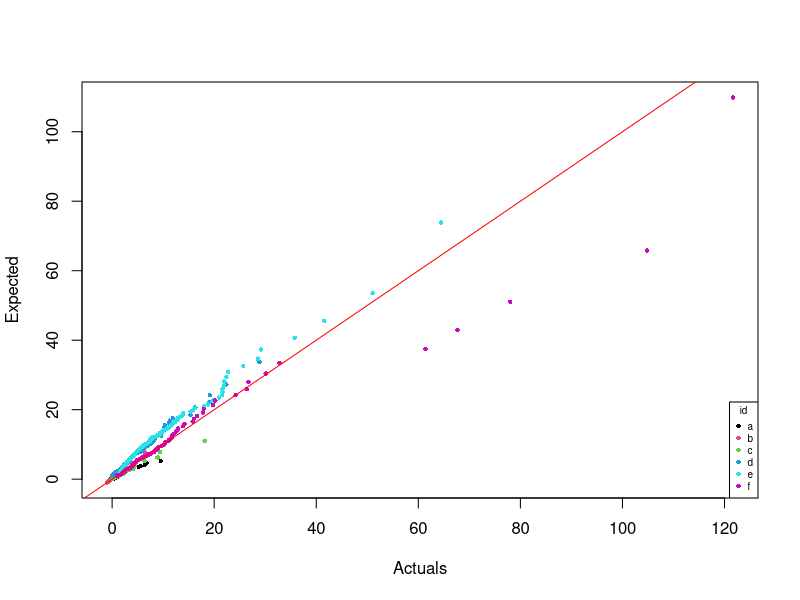
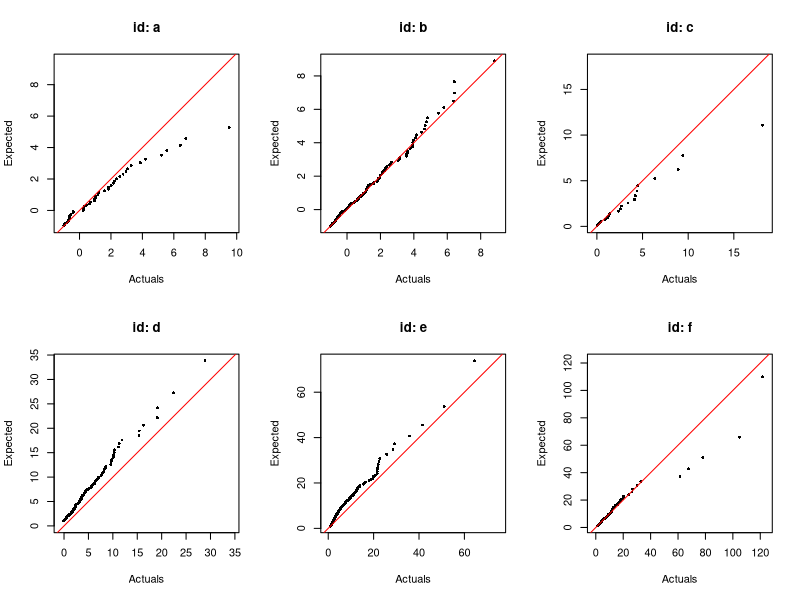
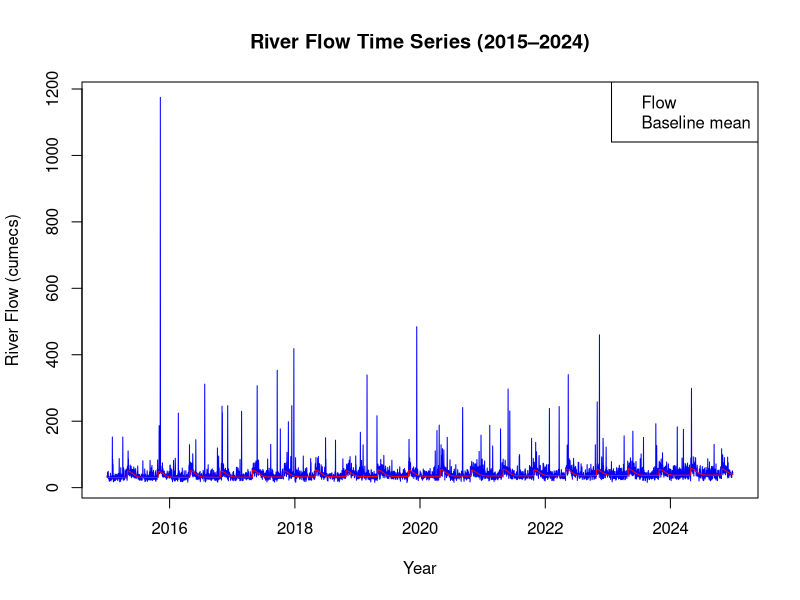
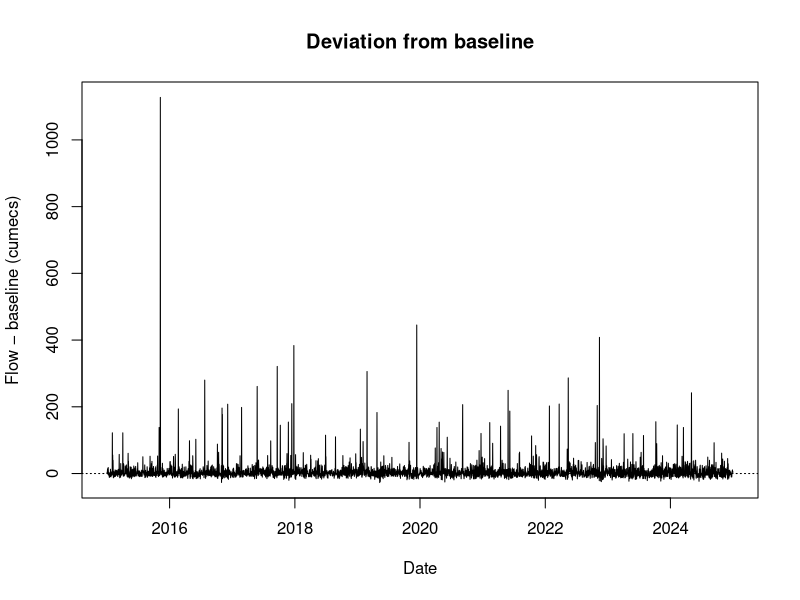
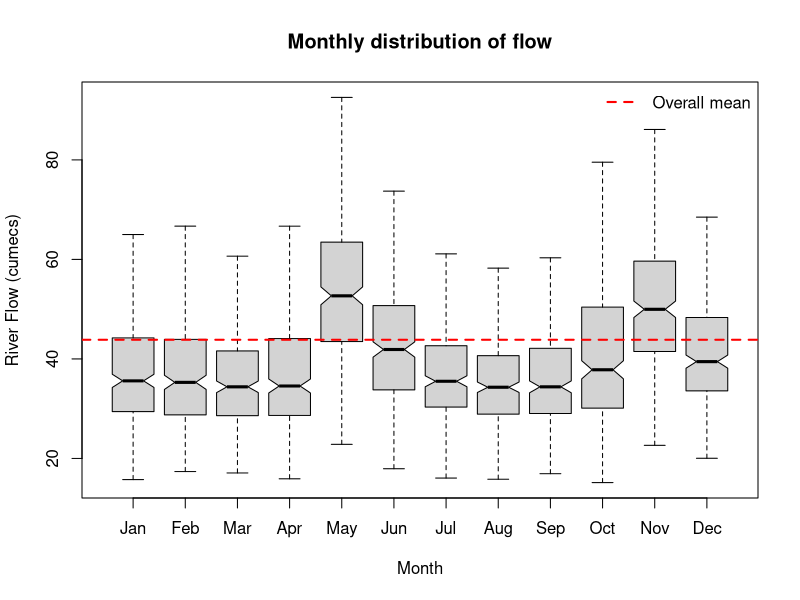
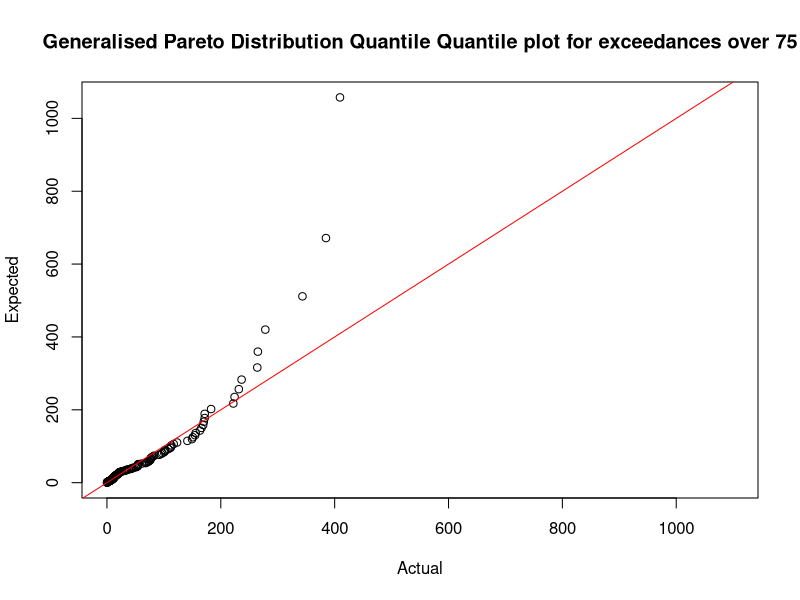

Write the R code that produced these figures, in order.
## ---- chunk 1
qgpd <- function (p, sigma=1, xi=0, u=0){
  len <- max(length(p), length(sigma), length(xi), length(u))
  p <- rep_len(p, len)
  sigma <- rep_len(sigma, len)
  xi <- rep_len(xi, len)
  u <- rep_len(u, len)
  if (!is.numeric(p) || !is.numeric(sigma) || !is.numeric(xi) || !is.numeric(u)){
    return(warning("Errpr: object not found"))
  }
  else if (any(p<0|p>1, na.rm = TRUE)){
    return(warning("NaNs produced"))
  }
  else if (any(sigma <= 0, na.rm = TRUE)){
    return(warning("NaNs produced"))
  }
  
  safe_xi <- ifelse(xi==0, 1, xi)
  
  value <- ifelse(
    xi == 0,
    u - sigma * log1p(-p),
    u + ((1 - p)^(-xi) - 1) * sigma / safe_xi)
  maxp <- u - sigma/safe_xi
  
  
  
  # Ensuring our range is correct
  value <- ifelse(xi<0 & p==1, maxp, value)
  value <- ifelse(xi<0 & p<1 & maxp <= value, NaN, value)
  
  inadmissable <-
  (is.na(p))|(is.na(sigma))|(is.na(xi))|(is.na(u))|(!is.numeric(p))|(!is.numeric(sigma))|(!is.numeric(xi))|(!is.numeric(u))| (p < 0)|(p > 1)|(sigma <= 0)

  if (any(inadmissable, na.rm = TRUE)) warning("NaNs produced")
  value[inadmissable] <- NaN
  
  value
  
}

## ---- chunk 2
qgpd(0.5,2,-0.4,1.5)
qgpd(0.75,2,-0.4,1.5)
qgpd(0.99,2,-0.4,1.5)
## ---- chunk 3
#| echo: false

# Reading our inputs:
gpd_parameters <- read.csv("gpd_parameters.csv")
gpd_samples <- read.csv("gpd_samples.csv")

# Mapping from our samples vector to our parameters table: 
row <- match(gpd_samples$set_id, gpd_parameters$id)

# Ranking our samples:
class_ranking <- ave(gpd_samples$value, gpd_samples$set_id, FUN = rank)

# Using our samples to generate our p-values:
n <- gpd_parameters$size[row]
p <- (class_ranking - 0.5) / n


# Formatting (necessary for the legend):
f   <- factor(gpd_samples$set_id)
cols <- as.integer(f)
ptch <- 16
pt.cex <- 0.6

expected_q <- qgpd(
  p, 
  gpd_parameters$sigma[row], 
  gpd_parameters$xi[row],
  gpd_parameters$u[row]
)

# Graphing our actual vs expected (using our p-values to generate our expected):
plot(
x = gpd_samples$value, 
y = expected_q,
xlab = "Actuals",
ylab = "Expected",
col = cols,
pch = ptch,
cex = pt.cex
)

# Adding our y=x line:
abline(0,1,col="red")

# Adding our legend:
legend(
  "bottomright",
  title = "id",
  legend = levels(f),
  col = 1:6,
  pch = ptch,
  cex = pt.cex,
  bty = "o")

## ---- chunk 4
#| echo: false

# Making six QQ plots (with one per id):
ids <- levels(f)


# Setting up the grid for our 6 smaller QQ plots:
op <- par(mfrow = c(2, 3))

# Building our plots:
for(id in ids){
  filt <- gpd_samples$set_id == id
  limits <- range(c(gpd_samples$value[filt], expected_q[filt]), finite = TRUE)
  plot(
    x = gpd_samples$value[filt],
    y = expected_q[filt],
    xlab = "Actuals",
    ylab = "Expected",
    main = paste("id:", id),
    pch  = ptch,
    cex  = pt.cex,
    xlim = limits,
    ylim = limits,
    asp  = 1
  )
  abline(0, 1, col = "red")
}

# Reverting from grids back to normal:
par(op)

cor_results <- tapply(
  expected_q,
  gpd_samples$set_id,
  function(expected_subset) {
    filt <- gpd_samples$set_id == names(expected_subset)[1]
    cor(gpd_samples$value[filt], expected_q[filt])
  }
)

# Displaying correlations by id:
cor_results

## ---- chunk 5
#| echo: false

# Reading our inputs:
riverflow <- read.csv("riverflow_2015_2024.csv")

# Formating dates:
riverflow$date <- as.Date(riverflow$date, format = "%Y-%m-%d")

# Time Series of flow data:
plot(
x = riverflow$date,
y = riverflow$flow,
type = "l",
col = "blue",
xlim = range(riverflow$date, na.rm = TRUE),
ylim = range(riverflow$flow, na.rm = TRUE),
xlab = "Year",
ylab = "River Flow (cumecs)",
main = "River Flow Time Series (2015–2024)"
)

# Time Series of baseline mean:
lines(
x = riverflow$date,
y = riverflow$baseline_mean,
col = "red",
lty = c(1, 2),
lwd = c(1, 2))

# Legend:
legend(
"topright",
legend = c("Flow", "Baseline mean"),
col = c("blue", "red"), 
bty = "o")


# Time series plot of flow minus baseline mean. 
plot(
x = riverflow$date,
y = riverflow$flow - riverflow$baseline_mean,
type = "l",
xlab = "Date", 
ylab = "Flow − baseline (cumecs)",
main = "Deviation from baseline"
)
abline(h = 0, lty = 3)


## ---- chunk 6

# Adding another column:
riverflow$month <- factor(format(riverflow$date, "%b"), levels = month.abb)

# Box and Whisker plot:
boxplot(
flow ~ month,
data = riverflow,
ylab = "River Flow (cumecs)",
xlab = "Month",
main = "Monthly distribution of flow",
notch = TRUE,
outline = FALSE)
abline(h = mean(riverflow$flow), col = "red", lwd = 2, lty = 2)
legend("topright", legend = "Overall mean", col = "red", lwd = 2, lty = 2, bty = "n")
## ---- chunk 7
#| echo: false

# Set up, so that we can use the formula from question 2:
over75 <- riverflow$flow[riverflow$flow > 75]
p <- rank(over75-0.5)/length(over75)

# Quantile Quantile Plot comparing the actual versus expected data:
plot(
x = sort(over75)-75,
y = sort(qgpd(p,29.7,0.62,0)), 
xlab = "Actual",
ylab = "Expected",
main = "Generalised Pareto Distribution Quantile Quantile plot for exceedances over 75")
abline(0, 1, col = "red")

